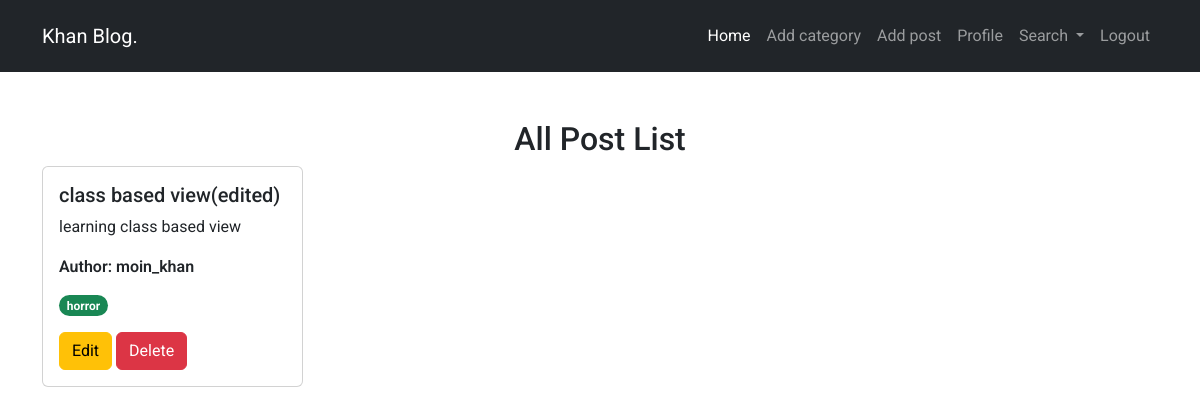
The app's page /author/all-posts-by-user/ (signed in) with its own data.
### post/models.py (models this page shows, shortened)
class Post(models.Model):
  title = models.CharField(max_length = 100)
  content = models.TextField()
  categories = models.ManyToManyField(Categories)
  author = models.ForeignKey(User, on_delete = models.CASCADE)
  image = models.ImageField(upload_to='', blank = True, null = True)

### categories/models.py (models this page shows)
class Categories(models.Model):
  name = models.CharField(max_length = 50)
  slug = models.SlugField(max_length = 50, null = True, blank = True, unique = True)
  def __str__(self):
    return self.name

### author/views.py (the view)
# urls.py: path('all-posts-by-user/', views.all_posts_by_user, name = 'all-posts-by-user'),
@login_required
def all_posts_by_user(req):
  posts = Post.objects.filter(author = req.user)
  return render(req, 'author/all_posts_by_user.html', {'data': posts})

### author/templates/author/all_posts_by_user.html (shortened to what this page needs)
{% extends "base.html" %}
{% block maincontent %}
  <section class="container py-5">
    <div class="row">
      <div class="col-12">
        <h2 class="text-center">All Post List</h2>
      </div>
    </div>
    <div class="row blog_posts_content">
      {% for item in data %}
        <div class="col-lg-3 mb-2">
          <div class="card">
            <div class="card-body">
              <h5 class="card-title">{{item.title}}</h5>
              <p class="card-text">{{item.content}}</p>
              <p class="fw-semibold">Author: {{item.author}}</p>
              <div class="mb-3 d-flex gap-2 flex-wrap">
                {% for name in item.categories.all %}
                <span class="badge rounded-pill text-bg-success">{{name}}</span>
                {% endfor %}
              </div>
              <div>
                <button class="btn btn-warning">
                  <a class="nav-link" href="{% url 'edit-post' item.id %}">Edit</a>
                </button>
                <button class="btn btn-danger">
                  <a class="nav-link" href="{% url 'delete-post' item.id %}">Delete</a>
                </button>
              </div>
            </div>
          </div>
        </div>
      {% endfor %}
    </div>
  </section>
{% endblock %}

### khan_blog/templates/base.html (style rules this page uses)
* { font-family: "Roboto", sans-serif; }

### records on screen
Post: title "class based view(edited)", content "learning class based view", author "moin_khan"
Categories: name "horror"
